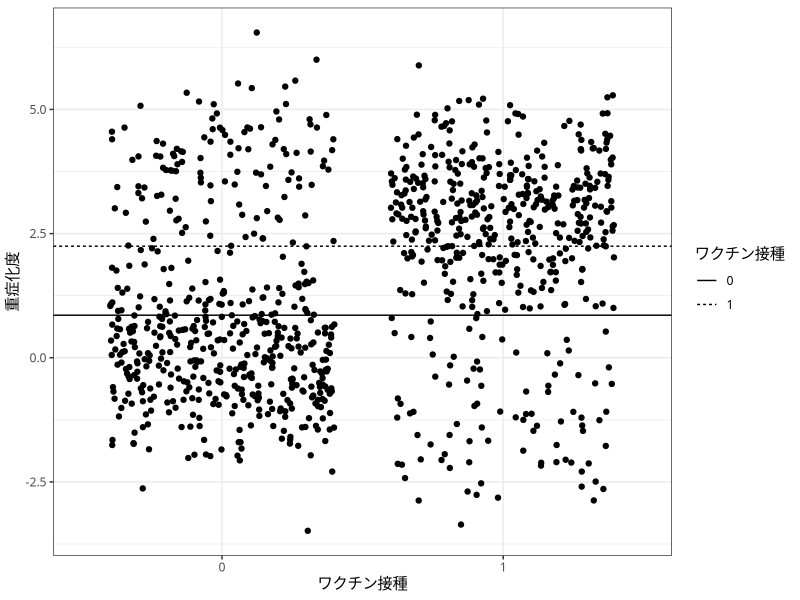
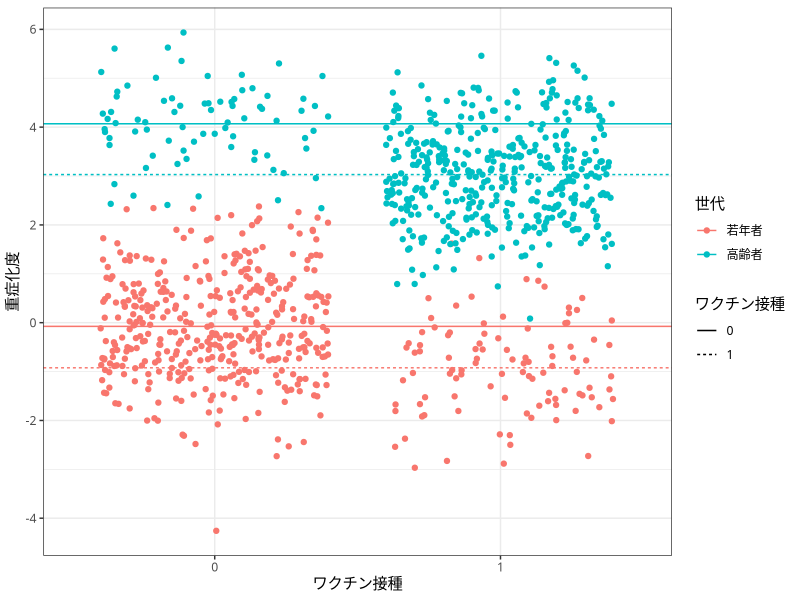
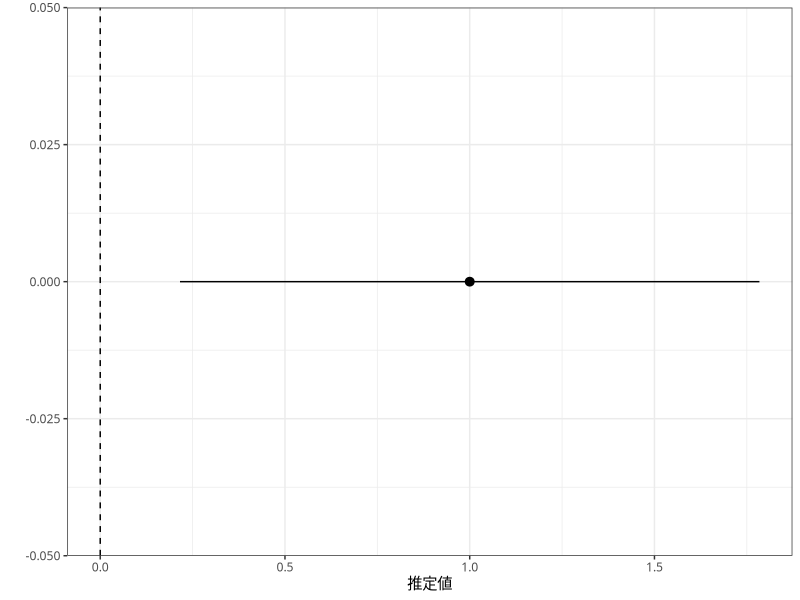

Generate these figures, in order, with R:
## ---- chunk 1
#| include: false
#| cache: false

library(tidyverse)
theme_set(theme_bw(base_family = "Noto Sans CJK JP Light"))
## ---- chunk 2
#| fig-cap: "ワクチン接種と重症化の架空の例"

n <- 500

bind_rows(tibble(d = rbinom(n, 1, 0.2), 
                 x = 0, 
                 y = 0 - 1*d + rnorm(n), 
                 l = "若年者"), 
          tibble(d = rbinom(n, 1, 0.8), 
                 x = 0, 
                 y = 4 - 1*d + rnorm(n), 
                 l = "高齢者")) %>% 
  mutate(d = as.factor(d)) %>% 
  ggplot() + 
  geom_jitter(aes(x = d, y = y)) + 
  geom_hline(aes(yintercept = y, linetype = d), 
             data = . %>% 
               group_by(d) %>% 
               summarise(y = mean(y))) + 
  labs(x = "ワクチン接種", y = "重症化度", linetype = "ワクチン接種", color = "世代")
## ---- chunk 3
#| fig-cap: "ワクチン接種と重症化の架空の例"

n <- 500

bind_rows(tibble(d = rbinom(n, 1, 0.2), 
                 x = 0, 
                 y = 0 - 1*d + rnorm(n), 
                 l = "若年者"), 
          tibble(d = rbinom(n, 1, 0.8), 
                 x = 0, 
                 y = 4 - 1*d + rnorm(n), 
                 l = "高齢者")) %>% 
  mutate(d = as.factor(d)) %>% 
  ggplot() + 
  geom_jitter(aes(x = d, y = y, color = l)) + 
  geom_hline(aes(yintercept = y, linetype = d, color = l), 
             data = . %>% 
               group_by(d, l) %>% 
               summarise(y = mean(y))) + 
  labs(x = "ワクチン接種", y = "重症化度", linetype = "ワクチン接種", color = "世代")
## ---- chunk 4
e <- rnorm(1)

tibble(x = 1, xmin = 0.5, xmax = 1.5, y = 0) %>% 
  ggplot() + 
  geom_pointrange(aes(x = x, xmin = x - e, xmax = x + e, y = 0)) + 
  geom_vline(aes(xintercept = 0), linetype = "dashed") + 
  labs(x = "推定値", y = "")
